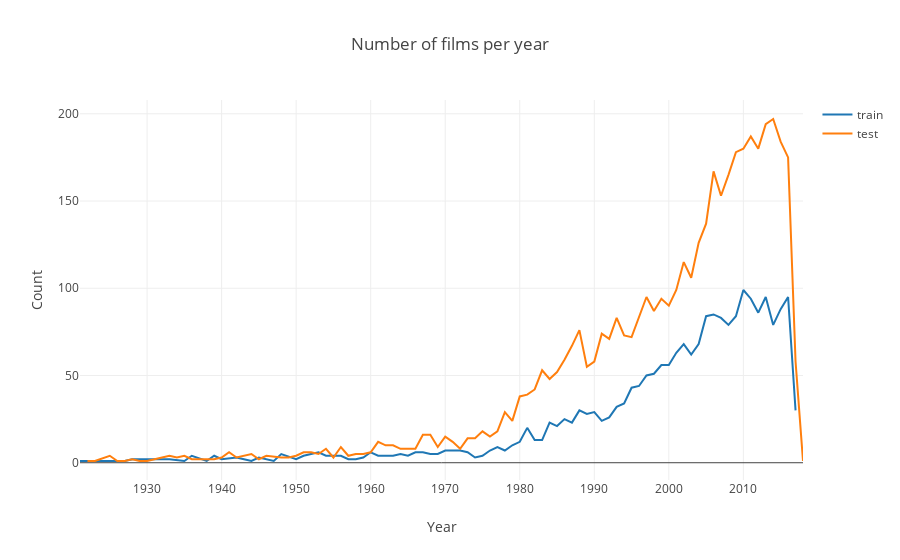

The code cell stored with this chart in its notebook:
### Code cell
d1 = train_df['release_date_year'].value_counts().sort_index()
d2 = test_df['release_date_year'].value_counts().sort_index()
data = [go.Scatter(x=d1.index, y=d1.values, name='train'), go.Scatter(x=d2.index, y=d2.values, name='test')]
layout = go.Layout(dict(title = "Number of films per year",
                  xaxis = dict(title = 'Year'),
                  yaxis = dict(title = 'Count'),
                  ),legend=dict(
                orientation="v"))
py.iplot(dict(data=data, layout=layout))

### Figure 1 — Plotly figure (JSON) as saved in the notebook; plotly's stock layout.template omitted (floating-point values rounded to 4 significant figures)
{"data": [{"name": "train", "type": "scatter", "uid": "a81406c1-8233-4e87-bd89-2e2f0175cbbe", "x": [1921, 1924, 1925, 1926, 1927, 1928, 1931, 1932, 1933, 1935, 1936, 1938, 1939, 1940, 1942, 1943, 1944, 1945, 1947, 1948, 1950, 1951, 1953, 1954, 1955, 1956, 1957, 1958, 1959, 1960, 1961, 1962, 1963, 1964, 1965, 1966, 1967, 1968, 1969, 1970, 1971, 1972, 1973, 1974, 1975, 1976, 1977, 1978, 1979, 1980, 1981, 1982, 1983, 1984, 1985, 1986, 1987, 1988, 1989, 1990, 1991, 1992, 1993, 1994, 1995, 1996, 1997, 1998, 1999, 2000, 2001, 2002, 2003, 2004, 2005, 2006, 2007, 2008, 2009, 2010, 2011, 2012, 2013, 2014, 2015, 2016, 2017], "y": [1, 1, 1, 1, 1, 2, 2, 2, 2, 1, 4, 1, 4, 2, 3, 2, 1, 3, 1, 5, 2, 4, 6, 4, 4, 4, 2, 2, 3, 6, 4, 4, 4, 5, 4, 6, 6, 5, 5, 7, 7, 7, 6, 3, 4, 7, 9, 7, 10, 12, 20, 13, 13, 23, 21, 25, 23, 30, 28, 29, 24, 26, 32, 34, 43, 44, 50, 51, 56, 56, 63, 68, 62, 68, 84, 85, 83, 79, 84, 99, 94, 86, 95, 79, 88, 95, 30]}, {"name": "test", "type": "scatter", "uid": "6239aa70-b325-4095-b33a-3abfd52975d0", "x": [1922, 1923, 1925, 1926, 1927, 1928, 1929, 1930, 1931, 1933, 1934, 1935, 1936, 1937, 1938, 1939, 1940, 1941, 1942, 1944, 1945, 1946, 1948, 1949, 1950, 1951, 1952, 1953, 1954, 1955, 1956, 1957, 1958, 1959, 1960, 1961, 1962, 1963, 1964, 1965, 1966, 1967, 1968, 1969, 1970, 1971, 1972, 1973, 1974, 1975, 1976, 1977, 1978, 1979, 1980, 1981, 1982, 1983, 1984, 1985, 1986, 1987, 1988, 1989, 1990, 1991, 1992, 1993, 1994, 1995, 1996, 1997, 1998, 1999, 2000, 2001, 2002, 2003, 2004, 2005, 2006, 2007, 2008, 2009, 2010, 2011, 2012, 2013, 2014, 2015, 2016, 2017, 2018], "y": [1, 1, 4, 1, 1, 2, 1, 1, 2, 4, 3, 4, 2, 2, 2, 2, 3, 6, 3, 5, 2, 4, 3, 3, 4, 6, 6, 5, 8, 3, 9, 4, 5, 5, 6, 12, 10, 10, 8, 8, 8, 16, 16, 9, 15, 12, 8, 14, 14, 18, 15, 18, 29, 24, 38, 39, 42, 53, 48, 52, 59, 67, 76, 55, 58, 74, 71, 83, 73, 72, 83, 95, 87, 94, 90, 99, 115, 106, 126, 137, 167, 153, 165, 178, 180, 187, 180, 194, 197, 184, 175, 58, 1]}], "layout": {"legend": {"orientation": "v"}, "title": {"text": "Number of films per year"}, "xaxis": {"title": {"text": "Year"}}, "yaxis": {"title": {"text": "Count"}}}}
